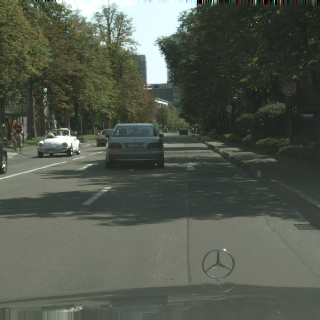
#> input picture src_val/images/image157.png, 320 x 320 px, given in place of image0.png, which was not available
$ python 1-merge_clusters.py
#> lines starting #> are read from the running program, lines starting #| are printed output that depends on the picture; after the words box and inside, x2 and y2 are one past the last pixel; in counts of white or black regions, pixels touching at a corner belong together; pictures that were not available may be replaced by others from this repository, and a replacement may not be noted
#!/usr/bin/env python3
# -*- coding: utf-8 -*-
"""
Created on Wed Aug 24 11:37:55 2022

@author: eric
"""
#!/usr/bin/env python3
# -*- coding: utf-8 -*-
"""
Created on Wed Jul  6 13:41:46 2022

@author: eric
"""

from PIL import Image
import numpy as np
import imageio
from tqdm import tqdm


color_map = np.load('color_map.npy')
#> (reads src_val/color_map.npy from the repository)
n_classes=len(color_map)


n_items = 500
for selec in  tqdm(range(n_items)):
    img = imageio.imread('images/image'+str(selec)+'.png')
#> img is the input picture: shape (320, 320, 3); mean R, G, B 83.2, 89.8, 78.1
    cimg = imageio.imread('cluster/cluster'+str(selec)+'.png')
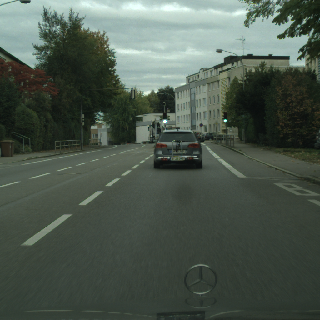
#> input picture src_val/images/image271.png, 320 x 320 px, given in place of cluster0.png, which was not available
#> cimg is the input picture: shape (320, 320, 3); mean R, G, B 76.3, 87.9, 77.7

    skeleton = np.zeros(320*320*3).reshape(320,320,3)

    for c in range(n_classes):
        group = c
        mask_color= np.stack((np.ones((320,320))*color_map[c][0],
                      np.ones((320,320))*color_map[c][1],
                      np.ones((320,320))*color_map[c][2]),axis=-1)
        mask0 = cimg[:,:,0] == mask_color[:,:,0]
        mask1 = cimg[:,:,1] == mask_color[:,:,1]
        mask2 = cimg[:,:,2] == mask_color[:,:,2]
        mask = mask0*mask1*mask2
        #vegetation
        if c==4:
            group=9
        #building, wall
        elif c==3 or c==18 or c==19 or c==21 or c==22 or c==24:
            group=25
        #road
        elif c==7 or c==17 or c==8:
            group=11
        #ego car
        elif c==2:
            group=13
        # car
        # elif c==4: hay sombras de pedestrian
        #     group=20

        skeleton[mask] = color_map[group]
#> this loop made 26 passes
#> pass 1, `mask2 = cimg[:,:,2] == mask_color[:,:,2]`:
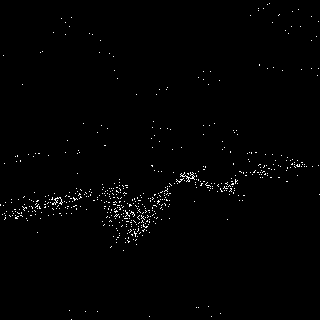
#> mask2: shape (320, 320) bool; 0.96% white in thin lines or dots
#> pass 2, `mask2 = cimg[:,:,2] == mask_color[:,:,2]`:
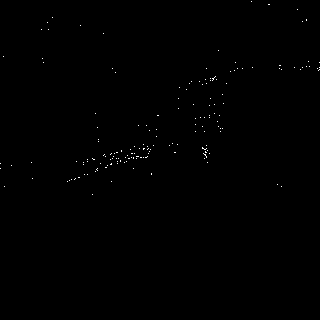
#> mask2: shape (320, 320) bool; 0.21% white in thin lines or dots, all inside (x1, y1, x2, y2) = (0, 1, 320, 195)
#> pass 3, `mask2 = cimg[:,:,2] == mask_color[:,:,2]`:
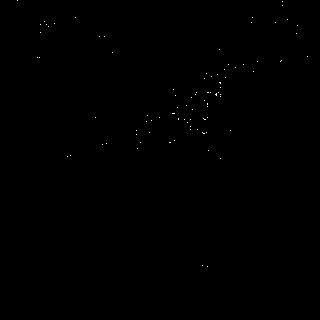
#> mask2: shape (320, 320) bool; 0.1% white in thin lines or dots, all inside (x1, y1, x2, y2) = (17, 0, 308, 267)
#> after the loop: skeleton: shape (320, 320, 3) float64; every value is 0

    im = Image.fromarray(skeleton.astype('uint8'))
#> im: PIL image 320x320 RGB; every value is 0
#> (the run stopped early here; a loop or call above may not have finished)
